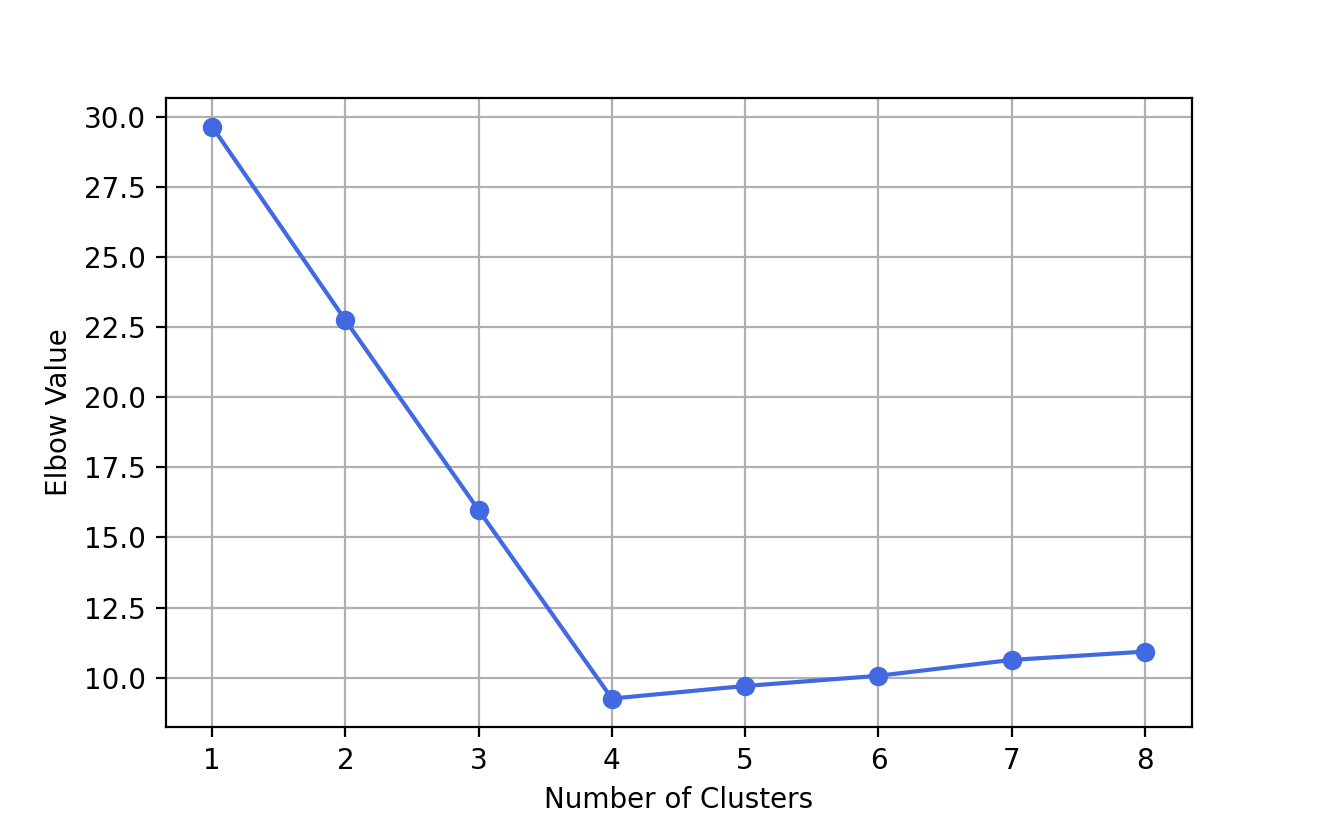

This figure's Python source:
import matplotlib.pyplot as plt
import numpy
import pandas
import random

from sklearn.metrics.pairwise import manhattan_distances

def getPositionSRS (nObs, nCluster):

    centroid_pos = []

    kObs = 0
    iSample = 0
    for iObs in range(nObs):
        kObs = kObs + 1
        uThreshold = (nCluster - iSample) / (nObs - kObs + 1)
        if (random.random() < uThreshold):
            centroid_pos.append(iObs)
            iSample = iSample + 1

        if (iSample == nCluster):
            break

    return (centroid_pos)

def assignMember (trainData, centroid):
   
    pair_distance = manhattan_distances(trainData, centroid)
    member = pandas.Series(numpy.argmin(pair_distance, axis = 1), name = 'Cluster')
    wc_distance = pandas.Series(numpy.min(pair_distance, axis = 1), name = 'Distance')

    return (member, wc_distance)

def KMeansCluster (trainData, nCluster, nIteration = 500, nTrial = 10, randomSeed = None):
    n_obs = trainData.shape[0]

    if (randomSeed is not None):
      random.seed(a = randomSeed)

    list_centroid = []
    list_wcss = []
    for iTrial in range(nTrial):
        centroid_pos = getPositionSRS(n_obs, nCluster)
        centroid = trainData.iloc[centroid_pos]
        member_prev = pandas.Series([-1] * n_obs, name = 'Cluster')

        for iter in range(nIteration):
            member, wc_distance = assignMember(trainData, centroid)

            centroid = trainData.join(member).groupby(by = ['Cluster']).mean()
            member_diff = numpy.sum(numpy.abs(member - member_prev))
            if (member_diff > 0):
                member_prev = member
            else:
                break

        list_centroid.append(centroid)
        list_wcss.append(numpy.sum(wc_distance))

    best_solution = numpy.argmin(list_wcss)
    centroid = list_centroid[best_solution]
   
    member, wc_distance = assignMember(trainData, centroid)
   
    return (member, centroid, wc_distance)

trainData = pandas.read_csv('/Users/vivekmalipatel/Downloads/Assignmnts/IntrotoMLAssignment/Question/TwoFeatures.csv')
trainData_rescaled = (trainData - trainData.min(axis=0)) / (trainData.max(axis=0) - trainData.min(axis=0)) * 10

n_sample = trainData_rescaled.shape[0]
max_nCluster = 8

nClusters = []
Elbow = []
TotalWCSS = []

for k in range(max_nCluster):
    nCluster = k + 1
    member, centroid, wc_distance = KMeansCluster(trainData_rescaled, nCluster, nTrial = 20, randomSeed = 20231225)

    print(centroid)

    WCSS = numpy.zeros(nCluster)
    nC = numpy.zeros(nCluster)

    for i in range(n_sample):
        k = member[i]
        nC[k] += 1 
        WCSS[k] += wc_distance[i]**2

    E = 0.0
    T = 0.0
    for k in range(nCluster):
        E += WCSS[k] / nC[k]
        T += WCSS[k]
 
    nClusters.append(nCluster)
    Elbow.append(E)
    TotalWCSS.append(T)

plt.figure(figsize = (8,6), dpi = 200)
plt.plot(nClusters, Elbow, marker = 'o', color = 'royalblue')
plt.xlabel('Number of Clusters')
plt.ylabel('Elbow Value')
plt.xticks(range(1,max_nCluster+1))
plt.grid()
plt.show()

result_df = pandas.DataFrame({'N Cluster': nClusters,
                              'Total WCSS': TotalWCSS,
                              'Elbow': Elbow,})
result_df.to_csv('3_coutput.csv')

                            
